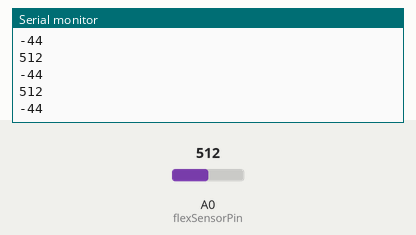
Simulated run of this sketch. Board: Arduino Uno, built with avr-gcc and run on an emulated ATmega328P. Parts: the last lines printed to the serial monitor. The inputs (shaded band) are chosen by the test bench; at power-on: A0 (flexSensorPin) = 512.

Above: at 1.2 s.
1.3 s: A0 (flexSensorPin) set to 716
At 1.69 s:
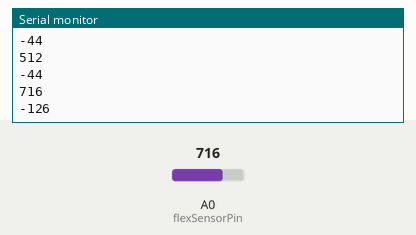
2.8 s: A0 (flexSensorPin) set to 900
At 2.94 s:
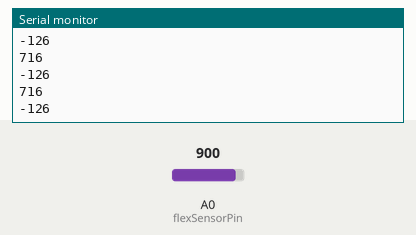
Timing chart, 0 to 5.8 s (numbered marks = the images above; inputs shaded):
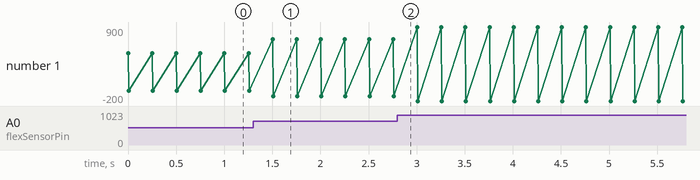

Measured:
- after the input at 1.3 s, the serial monitor: prints a new line after 0.20 s (image 1)
- plotted number 1: -44 → -126 after the input at 1.3 s, -126 → -200 after the input at 2.8 s

The sketch:

Flex_Sensor_Read.ino
```cpp
int flexSensorPin = A0; //Input is from Analog Pin 0 (Flex Sensor)

void setup(){
  Serial.begin(9600);  //Call Serial Monitor
}

void loop(){
  int flexSensorReading = analogRead(flexSensorPin);

  Serial.println(flexSensorReading);

  //Using map(), you can convert that to a larger range like 0-100.
  int flex0to100 = map(flexSensorReading, 150, 400, 100, 0);
  Serial.println(flex0to100);  //Print all the data in the Serial monitor

  delay(250); // Slow down the code for easy reading on the Serial Monitor.
}
```
